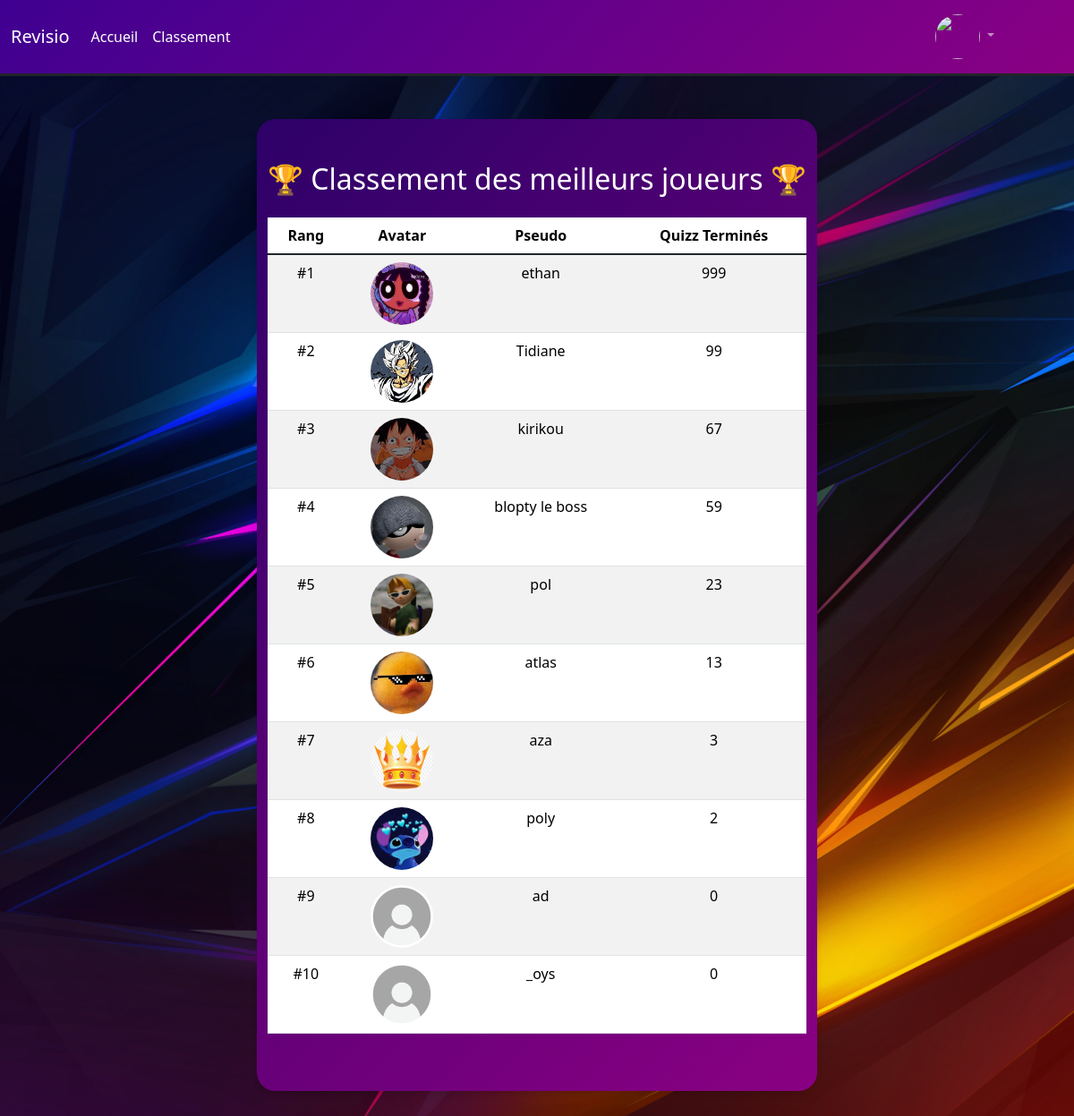
Page /classement.php on the committed database.
### tables this page shows
CREATE TABLE IF NOT EXISTS `users` (
  `id` int NOT NULL AUTO_INCREMENT,
  `pseudo` varchar(255) NOT NULL,
  `mdp` varchar(255) NOT NULL,
  `created_at` timestamp NULL DEFAULT CURRENT_TIMESTAMP,
  `ttl_quizz` int NOT NULL DEFAULT '0',
  PRIMARY KEY (`id`)
);

### classement.php (the view, shortened to what this page needs)
<?php
$conn = new PDO('mysql:host=localhost;dbname=account_app;charset=utf8', 'root', '');
$stmt = $conn->prepare("SELECT pseudo, ttl_quizz,
                               COALESCE(images.image, 'avatar.jpg') AS image
                        FROM users
                        LEFT JOIN images ON users.id = images.id
                        ORDER BY ttl_quizz DESC
                        LIMIT 10");
$stmt->execute();
$users = $stmt->fetchAll(PDO::FETCH_ASSOC);
$stmta = $conn->prepare("SELECT users.id, users.pseudo,
                                       COALESCE(images.image, 'avatar.jpg') AS image
                                FROM users
                                LEFT JOIN images ON users.id = images.id
                                WHERE users.id = ?");
        $stmta->execute([$_SESSION['id']]);
        $usera = $stmta->fetch(PDO::FETCH_ASSOC);
?>
<!DOCTYPE html>
<html lang="fr">
<head>
    <link href="https://cdn.jsdelivr.net/npm/bootstrap@5.1.3/dist/css/bootstrap.min.css" rel="stylesheet">
    <link rel="stylesheet" type="text/css" href="a.css">
    <link rel="stylesheet" type="text/css" href="classement.css">
    <link rel="stylesheet" href="https://cdnjs.cloudflare.com/ajax/libs/font-awesome/5.15.3/css/all.min.css" />
    <link href="https://cdn.jsdelivr.net/npm/bootstrap@5.3.2/dist/css/bootstrap.min.css" rel="stylesheet">
<script src='https://cdn.jsdelivr.net/npm/bootstrap@5.0.1/dist/js/bootstrap.bundle.min.js'></script><ap.min.css" rel="stylesheet">
</head>
<body>
<nav class="navbar navbar-expand-lg navbar-dark" style="border-bottom:3px solid">
        <div class="container-fluid">
          <a class="navbar-brand" href="index.php">Revisio</a>
          <div class="collapse navbar-collapse" id="navbarSupportedContent">
            <ul class="navbar-nav me-auto mb-2 mb-lg-0">
              <li class="nav-item">
                <a class="nav-link active" aria-current="page" href="index.php">Accueil</a>
              </li>
              <li class="nav-item">
                <a class="nav-link active" href="classement.php">Classement</a>
              </li>
            </ul>
            <ul class="navbar-nav ms-auto mb-2 mb-lg-0 profile-menu">
              <li class="nav-item dropdown">
                <a class="nav-link dropdown-toggle" href="#" id="navbarDropdown" role="button" data-bs-toggle="dropdown" aria-expanded="false">
                  <div class="profile-pic">
                      <img src="upload/<?php echo $usera['image']; ?> ">
                   </div>
                </a>
              </li>
           </ul>
          </div>
        </div>
      </nav>
     <div class="container mt-5" style="width:fit-content; ">
        <h2 class="text-center" style="color:white">🏆 Classement des meilleurs joueurs 🏆</h2>
        <table class="table table-striped mt-4">
            <thead>
                <tr>
                    <th>Rang</th>
                    <th>Avatar</th>
                    <th>Pseudo</th>
                    <th>Quizz Terminés</th>
                </tr>
            </thead>
            <tbody>
                <?php $rank = 1; ?>
                <?php foreach ($users as $user): ?>
                    <tr>
                        <td>#<?php echo $rank++; ?></td>
                        <td><img src="upload/<?php echo htmlspecialchars($user['image']); ?>" class="avatar"></td>
                        <td><?php echo htmlspecialchars($user['pseudo']); ?></td>
                        <td><?php echo htmlspecialchars($user['ttl_quizz']); ?></td>
                    </tr>
                <?php endforeach; ?>
            </tbody>
        </table>
    </div>
</body>
</html>

### a.css (style rules this page uses)
body { font-family: Arial, sans-serif; background-image: url('abstract-dark-colorful-digital-art-yi-3840x2400.jpg'); background-size: cover; background-repeat:no-repeat; }
.profile-pic { display: inline-block; vertical-align: middle; width: 50px; height: 50px; overflow: hidden; border-radius: 50%; }
.profile-pic img { width: 100%; height: 100%; object-fit: cover; }
.profile-menu { margin-right: 4.3rem; }
.navbar { background: linear-gradient(135deg,rgb(63, 0, 145), #8a0083); }

### classement.css (style rules this page uses)
.container { width: 820px; margin: 50px auto; background: linear-gradient(135deg, #2d0168, #8a0083); padding: 3rem; box-shadow: 0px 4px 6px rgba(0, 0, 0, 0.1); border-radius: 1.3rem; text-align: center; }
td { align-items:center; }
.table { margin-top: 20px; max-width:800px; margin:20px auto; background: linear-gradient(135deg, #2d0168, #8a0083); border-radius:1rem; }
.table thead { color: white; width: 800px; }
.avatar { width: 70px; height: 70px; border-radius: 50%; }

### rows in the picture
users: shows a picture, pseudo "ethan", ttl_quizz "999"
users: shows a picture, pseudo "Tidiane", ttl_quizz "99"
users: shows a picture, pseudo "kirikou", ttl_quizz "67"
users: shows a picture, pseudo "blopty le boss", ttl_quizz "59"
users: shows a picture, pseudo "pol", ttl_quizz "23"
users: shows a picture, pseudo "atlas", ttl_quizz "13"
users: shows a picture, pseudo "aza", ttl_quizz "3"
users: shows a picture, pseudo "poly", ttl_quizz "2"
users: pseudo "ad", ttl_quizz "0"
users: pseudo "_oys", ttl_quizz "0"
